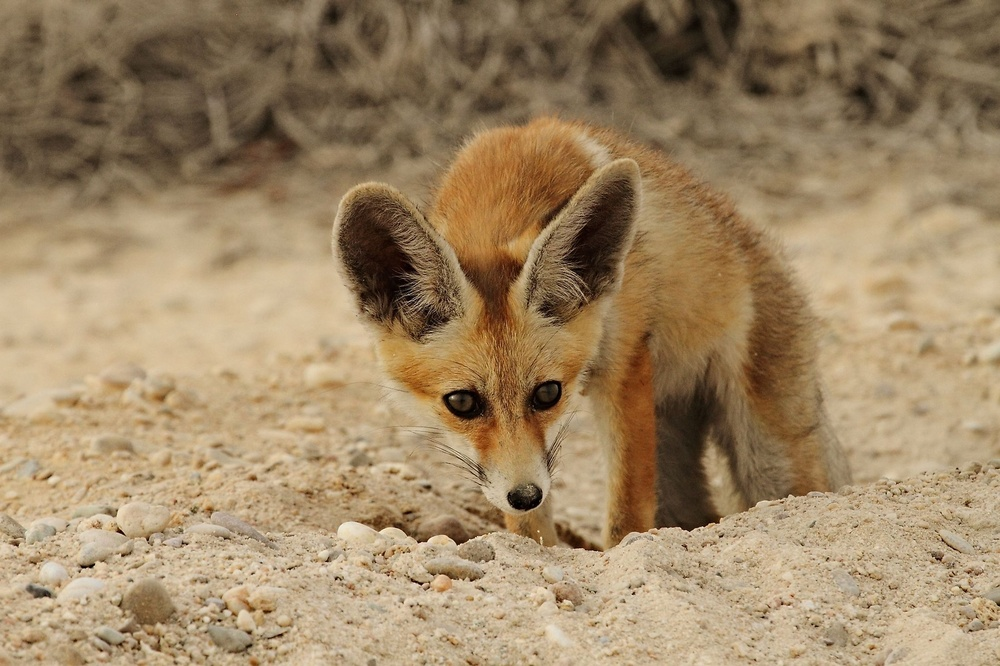
#> input picture Photos/fox.jpg, 1000 x 666 px, shrunk from 2200 x 1466 before the run
$ python gradients.py
#> lines starting #> are read from the running program, lines starting #| are printed output that depends on the picture; after the words box and inside, x2 and y2 are one past the last pixel; in counts of white or black regions, pixels touching at a corner belong together
"""
gradients are used to represent the change in intensity or color in an image
"""
import cv2 as cv
import numpy as np

img = cv.imread('Photos/fox.jpg')
#> img is the input picture: shape (666, 1000, 3); mean B, G, R 101.1, 134, 157.9
cv.imshow("img", img)

gray = cv.cvtColor(img, cv.COLOR_BGR2GRAY)
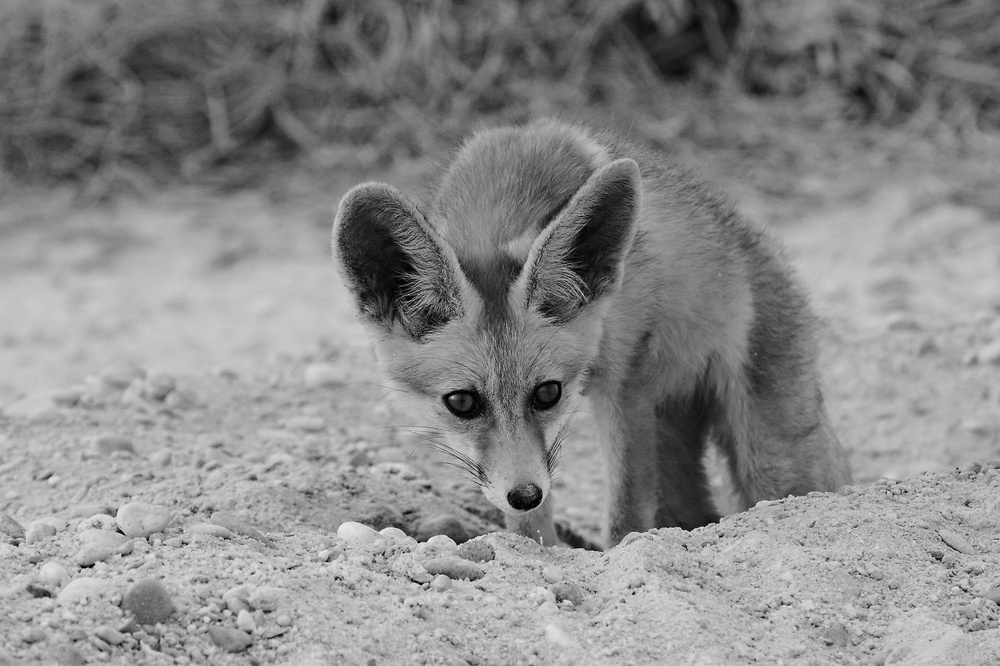
#> gray: shape (666, 1000); min 0, max 242, mean 137.4
cv.imshow('Gray', gray)


#************ Laplacian *************#
"""
1) The Laplacian operator is a second-order derivative operator used in image processing and computer
   vision to highlight regions of rapid intensity change(the gradient), which often correspond to edges. It is
   particularly useful for edge detection and feature extraction.

2) First-order derivative of an image measures the rate of change of pixel intensities. It highlights
   areas where there is a significant change in intensity, such as edges.
   Second-order derivative measures the rate at which the first-order derivative changes. It captures
   information about the curvature of the image intensity function.

3) cv.CV_64F: specifies the desired depth (data type) of the output image. CV_64F indicates that the
   output image will have a 64-bit floating-point depth. This is important because the Laplacian
   computation can result in negative values, and using a floating-point representation helps
   preserve these values before further processing.

4) np.uint8: this function converts the image data to an unsigned 8-bit integer format. This format
   is commonly used for image display and storage, where pixel values range from 0 to 255. Might lose
   some precision, but is necessary for compatibility with standard image display functions.
"""
laplacian = cv.Laplacian(gray, cv.CV_64F)
laplacian = np.uint8(np.absolute(laplacian))
cv.imshow('Laplacian', laplacian)


#************ Sobel *************#
"""
1) Sobel computes the gradient of the image intensity at each pixel, in two directions, x and y, giving the
  direction of the largest possible increase in intensity from light to dark and the rate of change in that
  direction. The Sobel operator uses two 3x3 convolution kernels. One kernel estimates the gradient in the
  x-direction (horizontal changes), and the other estimates the gradient in the y-direction (vertical
  changes).

2) soble method structure: sobel(src, ddepth, dx, dy), dx: The order of the derivative in the x direction.
   dx=1 means the first derivative with respect to x. dx=0 means no derivation with respect to y.

3) Canny is a multi-stage method, one of the stage is the sobel.
"""
sobelX = cv.Sobel(gray, cv.CV_64F, 1, 0)
sobelY = cv.Sobel(gray, cv.CV_64F, 0, 1)
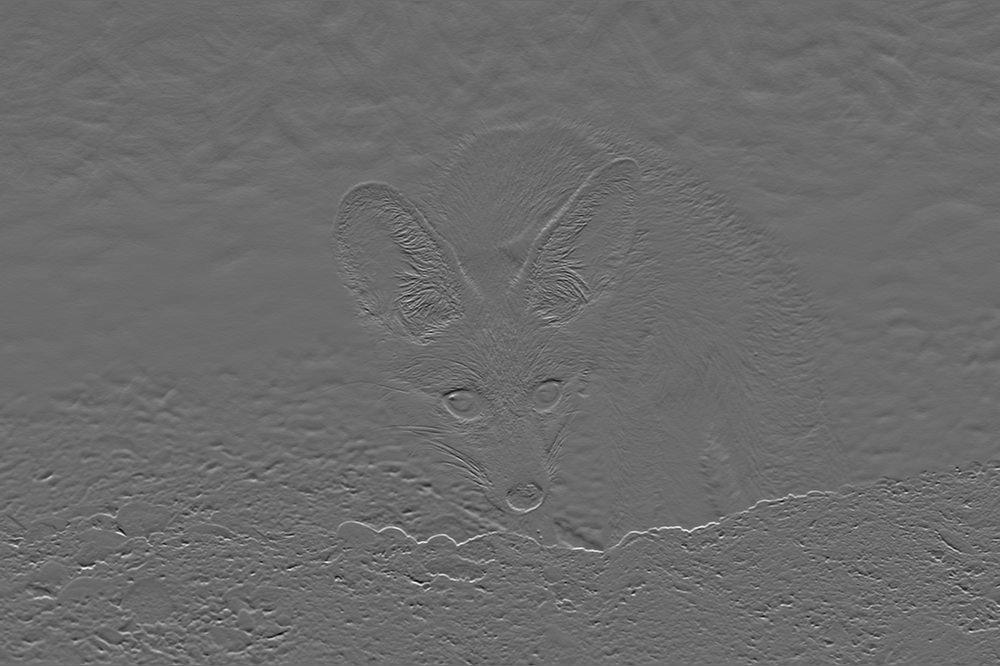
#> sobelY: shape (666, 1000) float64; min -608, max 832, mean 0.8; drawn with min black and max white
combined_sobel = cv.bitwise_or(sobelX, sobelY)
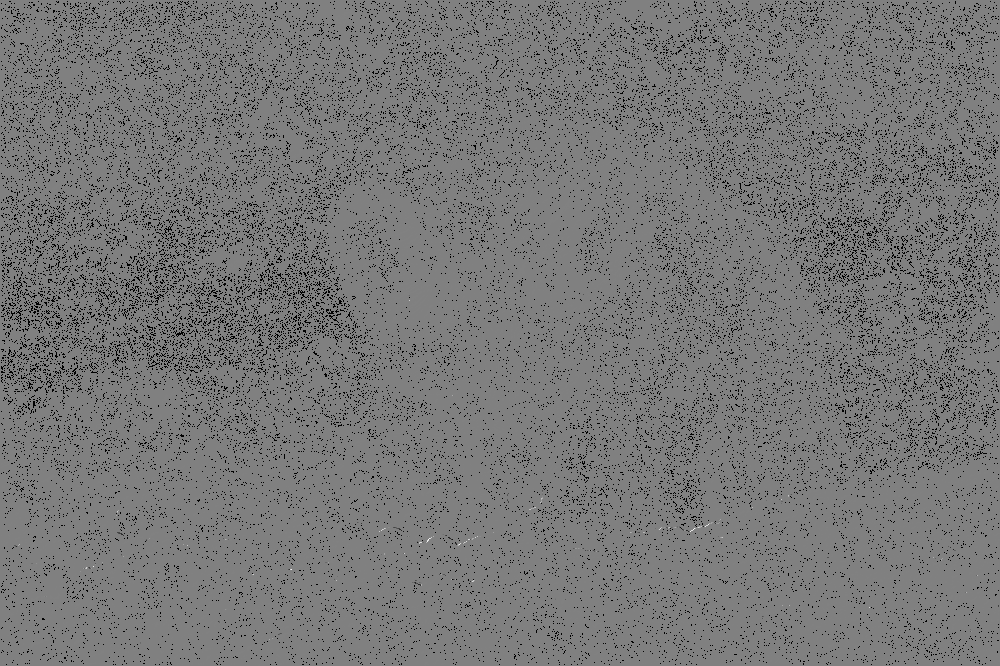
#> combined_sobel: shape (666, 1000) float64; 6.84% of the values are NaN or infinite; the others: min -130048, max 127360, mean -58.79; drawn with min black, max white, NaN and infinite black
#compare with canny edge detector
canny = cv.Canny(gray, 125, 175)
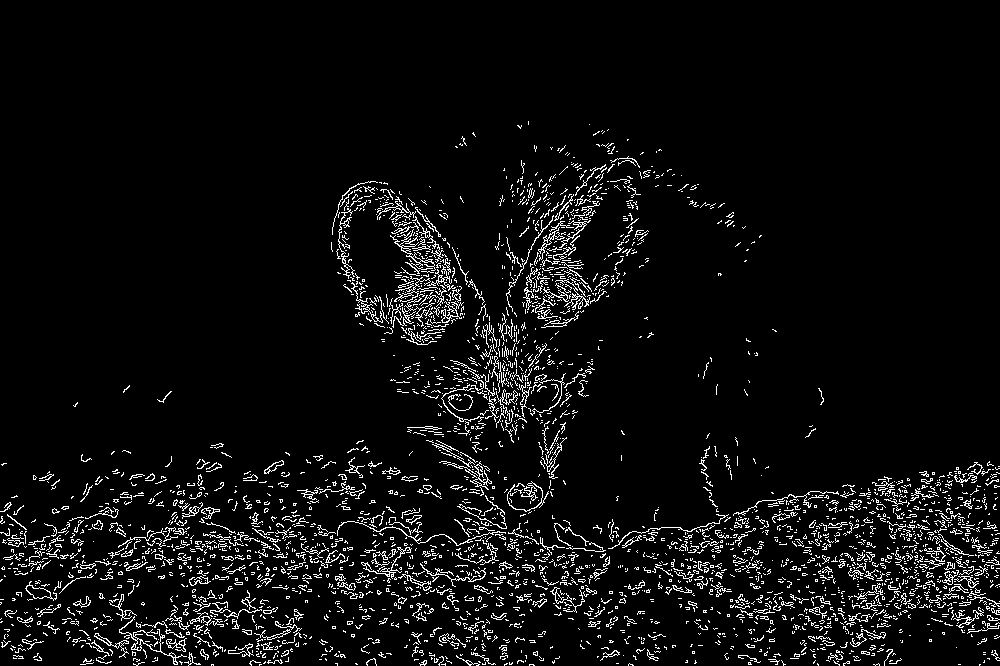
#> canny: shape (666, 1000); 5.5% white in thin lines or dots, all inside (x1, y1, x2, y2) = (0, 121, 1000, 666)
cv.imshow('sobelX', sobelX)
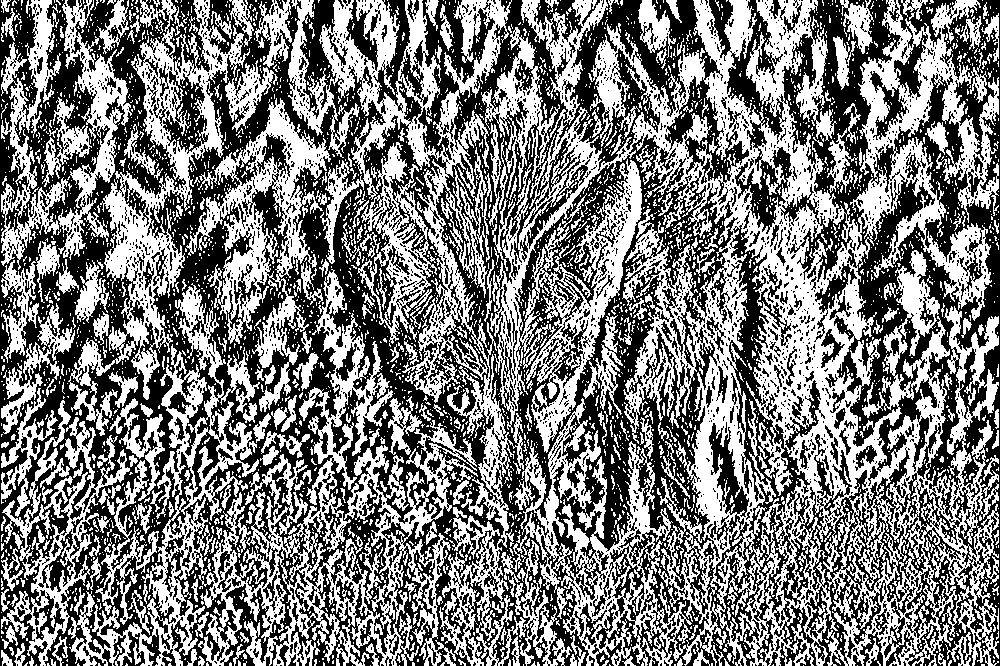
#> window 'sobelX': shape (666, 1000); 48.6% white; 3681 white regions (3319 under 20 px), largest, box (x1, y1, x2, y2) and area: (490, 0, 999, 666) 137112, (68, 269, 478, 666) 40995, (288, 0, 572, 666) 31258
cv.imshow('sobelY', sobelY)
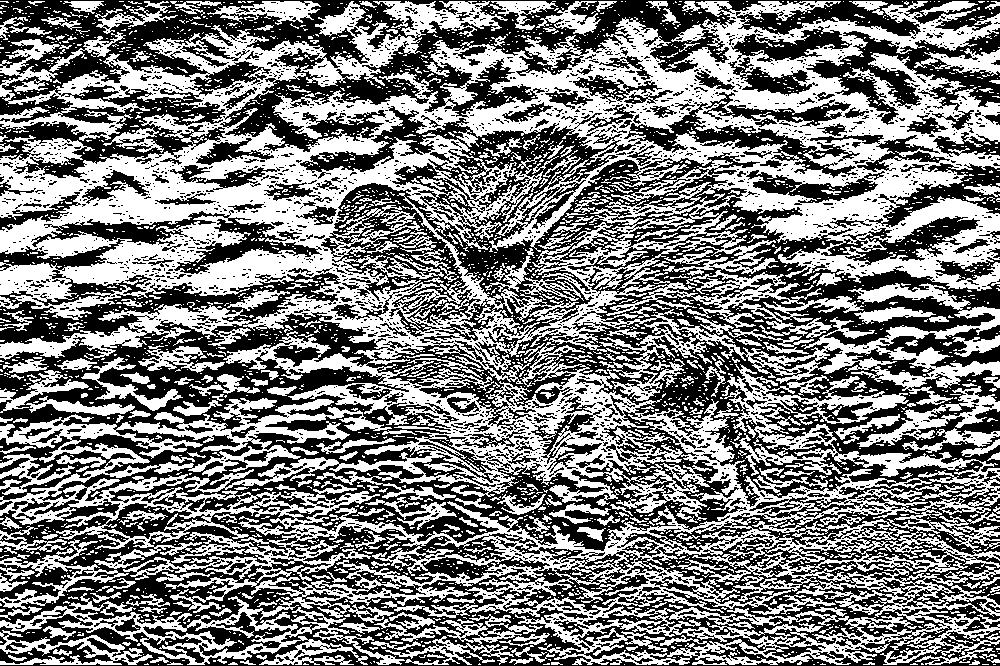
#> window 'sobelY': shape (666, 1000); 49.1% white; 3129 white regions (2781 under 20 px), largest, box (x1, y1, x2, y2) and area: (0, 1, 1000, 665) 267231, (857, 386, 1000, 447) 2075, (0, 539, 129, 609) 1824
cv.imshow('combinedSobel', combined_sobel)
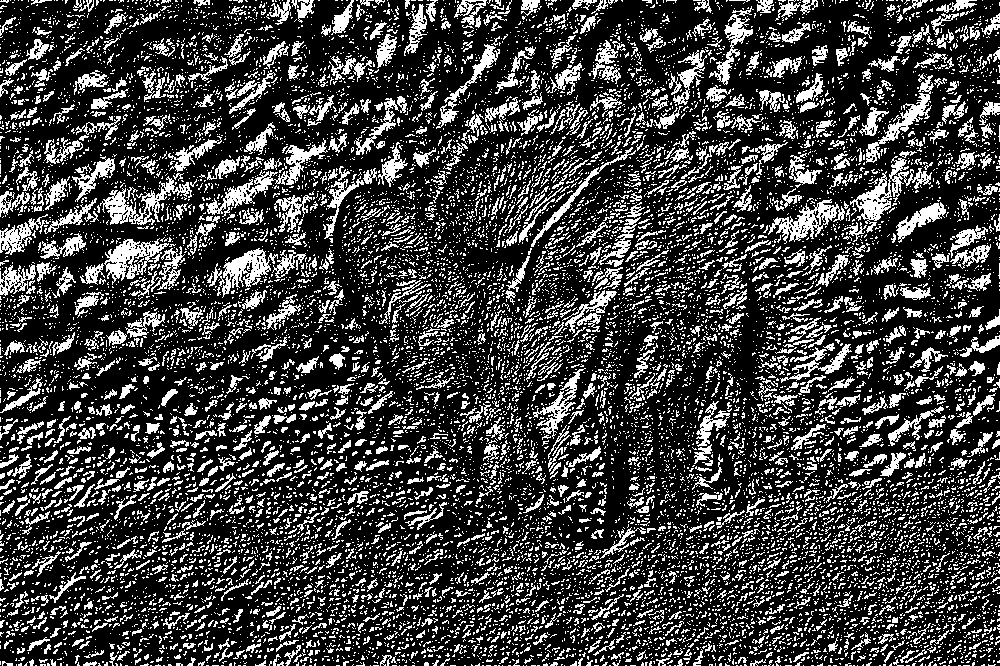
#> window 'combinedSobel': shape (666, 1000); 24.9% white in thin lines or dots
cv.imshow("Canny", canny)


cv.waitKey(0)

$ run again, with Photos/cat.jpg copied over Photos/fox.jpg
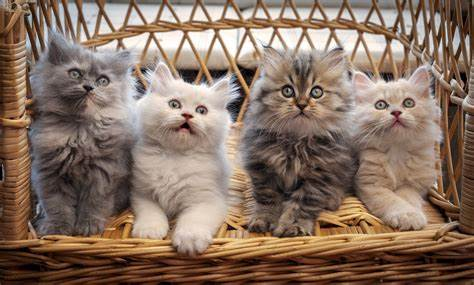
#> input picture Photos/cat.jpg, 474 x 285 px
#> img is the input picture: shape (285, 474, 3); mean B, G, R 98.4, 113.5, 136
#> `canny = cv.Canny(gray, 125, 175)`:
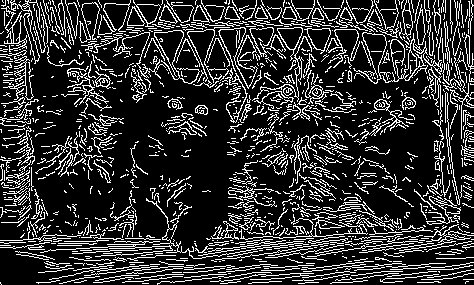
#> canny: shape (285, 474); 19.5% white in thin lines or dots
#> `cv.imshow('combinedSobel', combined_sobel)`:
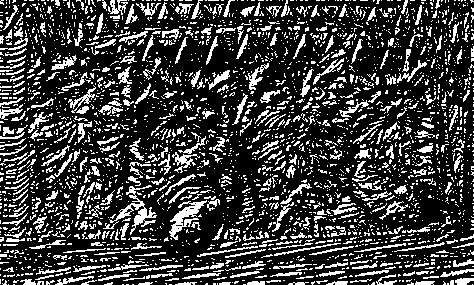
#> window 'combinedSobel': shape (285, 474); 24.1% white in thin lines or dots

$ run again, with Photos/deer.jpg copied over Photos/fox.jpg
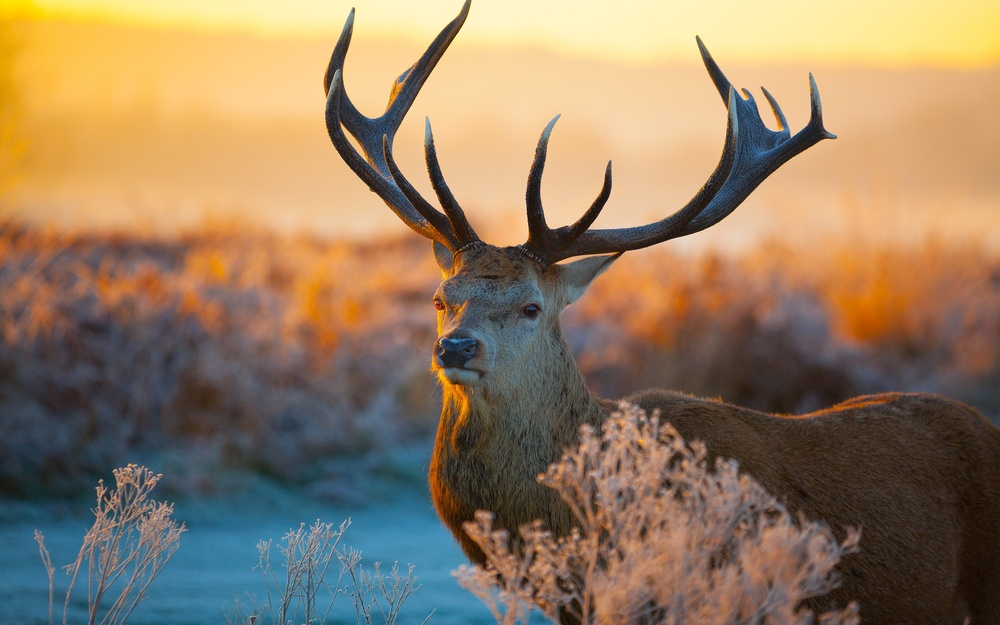
#> input picture Photos/deer.jpg, 1000 x 625 px, shrunk from 2880 x 1800 before the run
#> img is the input picture: shape (625, 1000, 3); mean B, G, R 98, 125.2, 148.1
#> `canny = cv.Canny(gray, 125, 175)`:
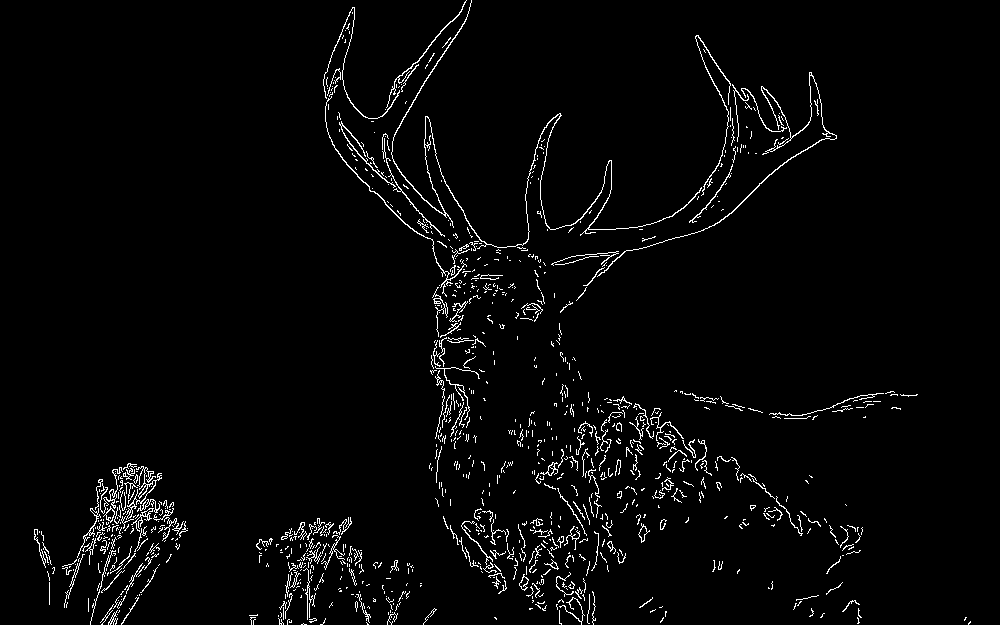
#> canny: shape (625, 1000); 2.8% white in thin lines or dots
#> `cv.imshow('combinedSobel', combined_sobel)`:
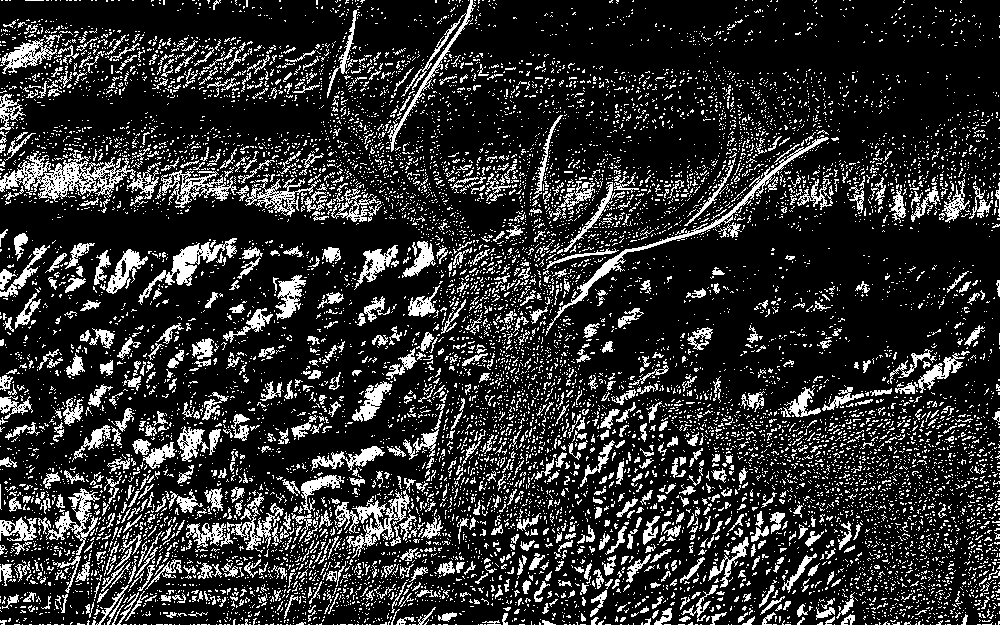
#> window 'combinedSobel': shape (625, 1000); 18.5% white in thin lines or dots

$ run again, with Photos/leopard.jpg copied over Photos/fox.jpg
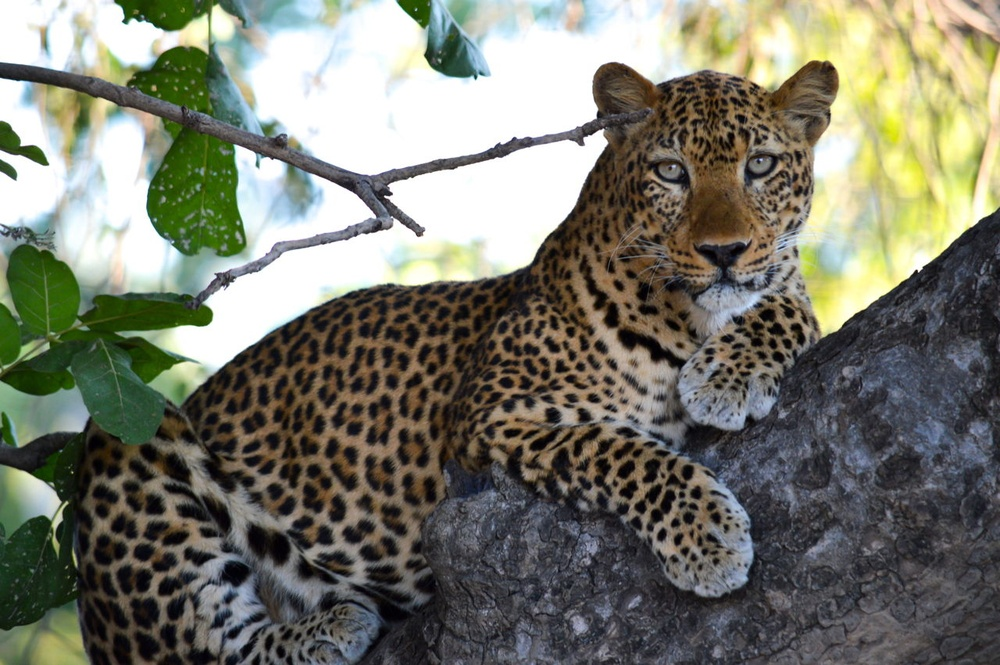
#> input picture Photos/leopard.jpg, 1000 x 665 px, shrunk from 1280 x 851 before the run
#> img is the input picture: shape (665, 1000, 3); mean B, G, R 108.8, 121.7, 121.1
#> canny: shape (665, 1000); 10.1% white in thin lines or dots
#> `cv.imshow('combinedSobel', combined_sobel)`:
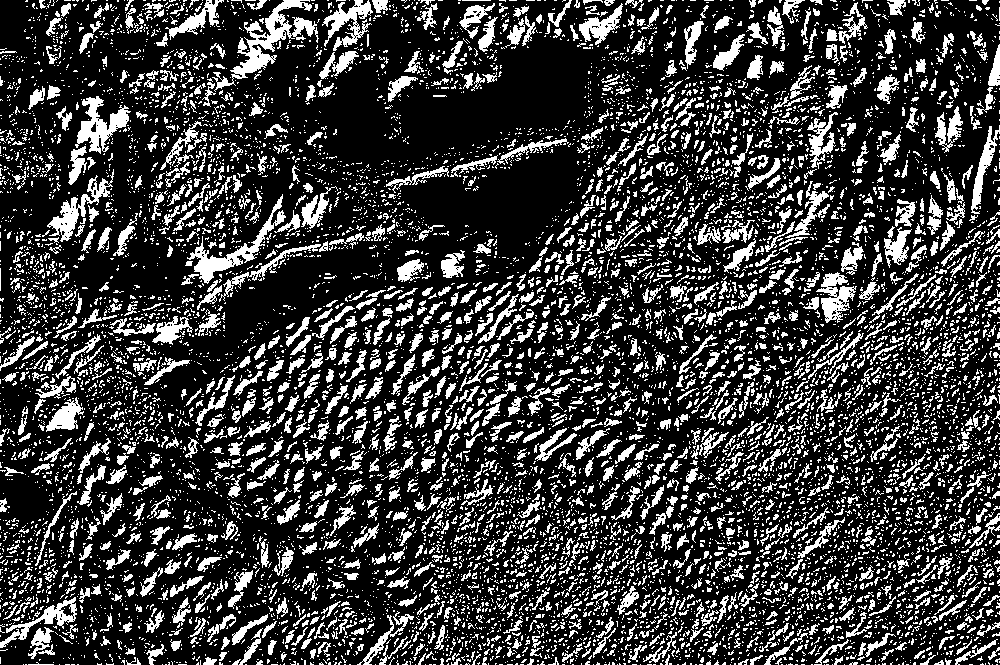
#> window 'combinedSobel': shape (665, 1000); 23.5% white; 10684 white regions (9111 under 20 px), largest, box (x1, y1, x2, y2) and area: (212, 0, 319, 92) 2312, (187, 194, 286, 284) 1484, (75, 96, 131, 154) 1324
